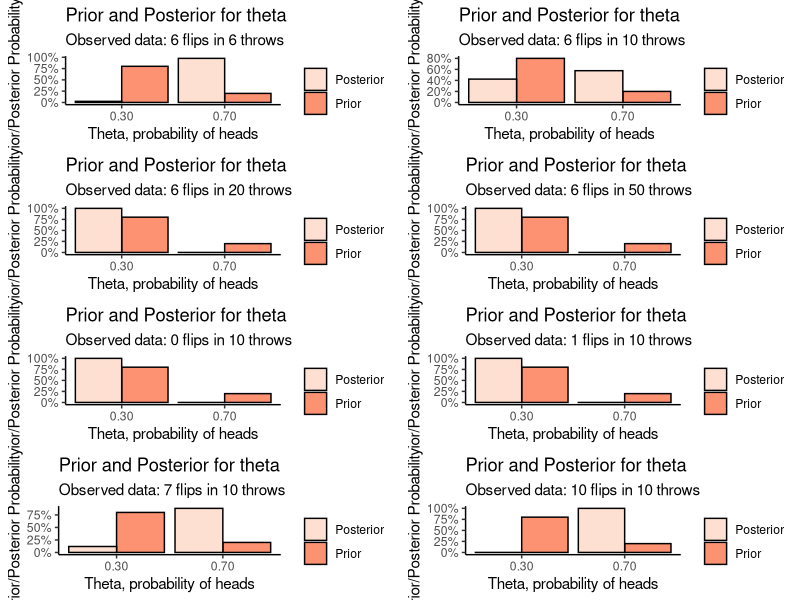
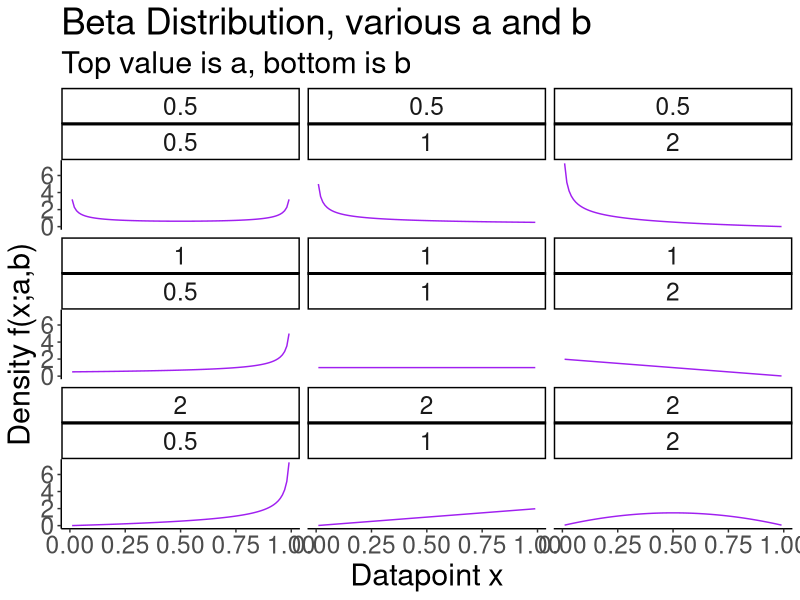
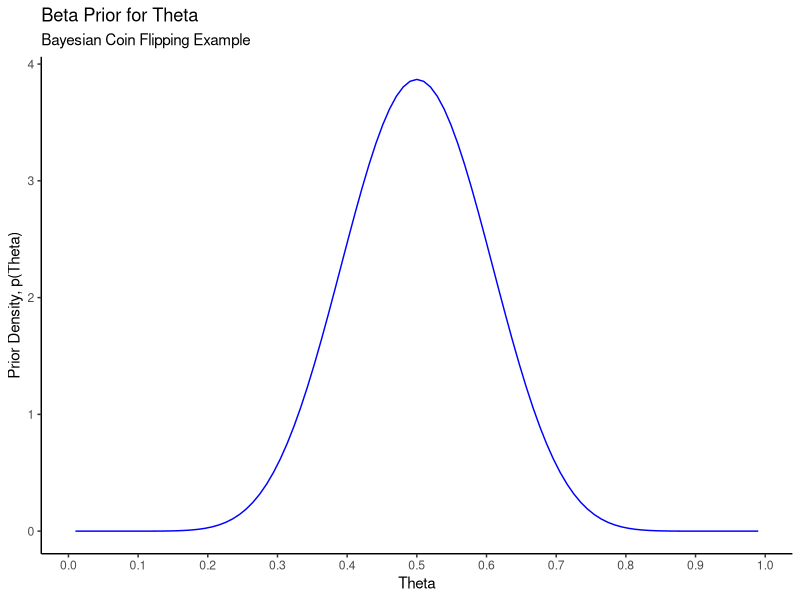
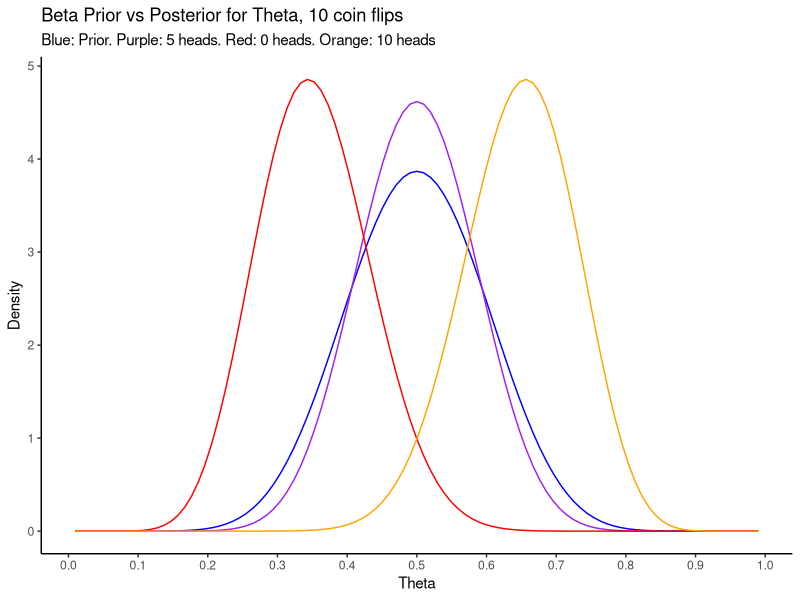
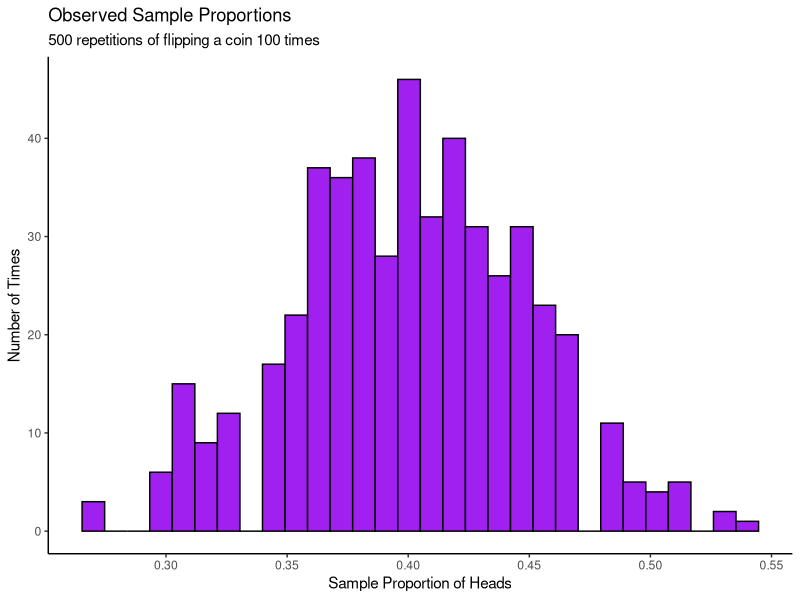
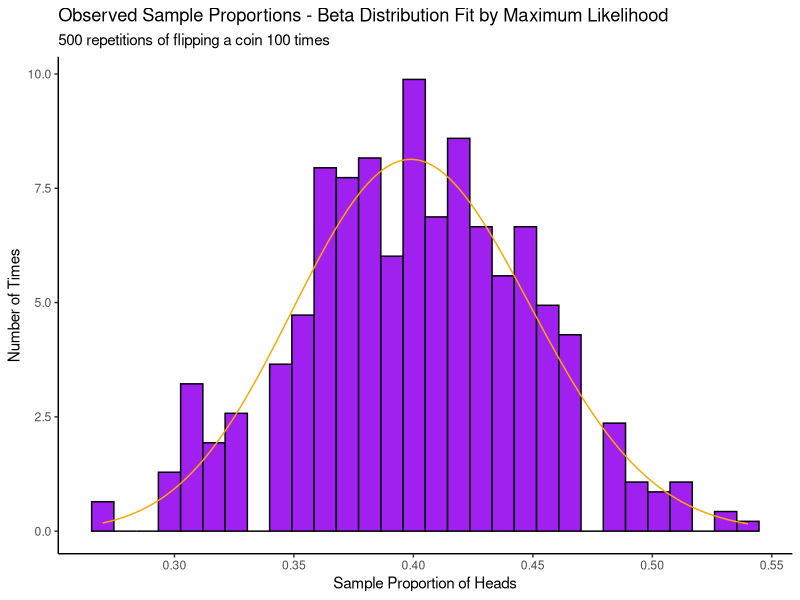
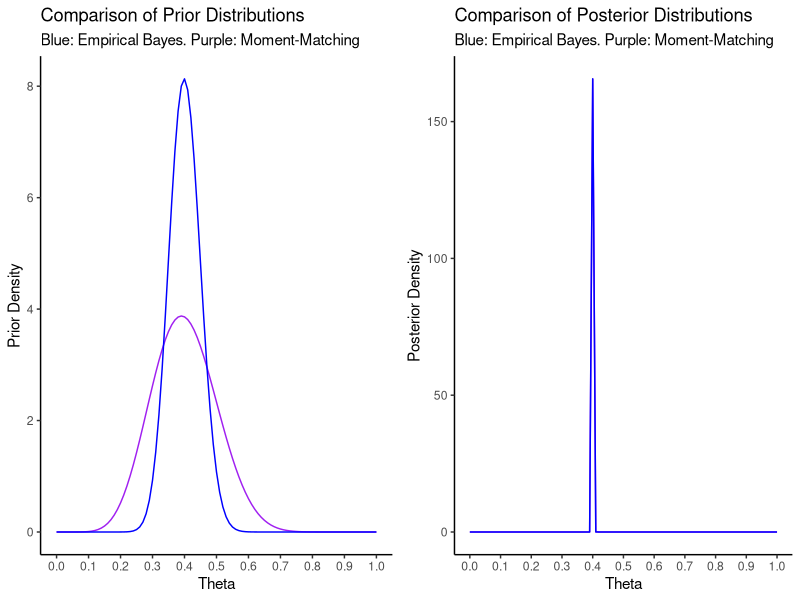

Here is the R script that generated these plots, in order:
## ---- chunk 1
knitr::opts_chunk$set(echo = TRUE)
## ---- chunk 2
# Load the tidyverse packages
suppressMessages({
  suppressWarnings({
    library(tidyverse)
  })
})
## ---- chunk 3
visualize_binomial_priorposterior <- function(sumx,n) {
  prior <- function(theta) {
    if (theta == .3) {
      return(.8)
    }
    else if (theta == .7) {
      return(.2)
    }
    0
  }
  likelihood <- function(theta) theta^sumx * (1-theta)^(n - sumx)
  marginal_likelihood <- prior(.7) * likelihood(.7) + prior(.3) * likelihood(.3)
  posterior <- function(theta) likelihood(theta) * prior(theta) / marginal_likelihood
  
  # Plot of the prior and posterior distributions for these observed data
  data_frame(
    theta = c(.3,.7,.3,.7),
    value = c(prior(.3),prior(.7),posterior(.3),posterior(.7)),
    type = c("Prior","Prior","Posterior","Posterior")
  ) %>%
    ggplot(aes(x = theta,y = value,fill = type)) +
    theme_classic() + 
    geom_bar(stat = "identity",position = "dodge",colour = "black") +
    labs(title = "Prior and Posterior for theta",
         subtitle = str_c("Observed data: ",sumx," flips in ",n," throws"),
         x = "Theta, probability of heads",
         y = "Prior/Posterior Probability",
         fill = "") +
    scale_x_continuous(breaks = c(0.30,0.70),labels = c("0.30","0.70")) +
    scale_y_continuous(labels = scales::percent_format()) +
    scale_fill_brewer(palette = "Reds")
  
}
## ---- chunk 4
cowplot::plot_grid(
  visualize_binomial_priorposterior(6,6),
  visualize_binomial_priorposterior(6,10),
  visualize_binomial_priorposterior(6,20),
  visualize_binomial_priorposterior(6,50),
  visualize_binomial_priorposterior(0,10),
  visualize_binomial_priorposterior(1,10),
  visualize_binomial_priorposterior(7,10),
  visualize_binomial_priorposterior(10,10),
  ncol=2
)
## ---- chunk 5
# Generate plot data- dbeta evaluated at x and a,b for x on a grid between 0 and 1 and various values of a,b
# Run this code line by line if you have trouble reading it and figuring out what it does
expand.grid(a = c(.5,1,2),b = c(.5,1,2)) %>%
  pmap_dfr(~data_frame(x = seq(0.01,0.99,by=0.01),y = dbeta(x = x,shape1=.x,shape2=.y),a = .x,b = .y)) %>%
  ggplot(aes(x = x,y = y)) +
  theme_classic() +
  facet_wrap(a~b) +
  geom_line(colour = "purple") +
  labs(title = "Beta Distribution, various a and b",
       subtitle = "Top value is a, bottom is b",
       x = "Datapoint x",
       y = "Density f(x;a,b)") +
  theme(text = element_text(size = 22))

## ---- chunk 6
data_frame(x = c(0.01,0.99)) %>%
  ggplot(aes(x = x)) +
  theme_classic() + 
  stat_function(fun = dbeta,
                args = list(shape1 = 12,shape2 = 12),
                colour = "blue") +
  labs(title = "Beta Prior for Theta",
       subtitle = "Bayesian Coin Flipping Example",
       x = "Theta",
       y = "Prior Density, p(Theta)") +
  scale_x_continuous(breaks = seq(0,1,by=0.1))
## ---- chunk 7
# Prior probability of theta being between 0.3 and 0.7
pbeta(0.7,shape1=12,shape2=12) - pbeta(0.3,shape1=12,shape2=12)
## ---- chunk 8
prior <- function(theta) dbeta(theta,shape1 = 12,shape2 = 12)
posterior <- function(theta,sumx,n) dbeta(theta,shape1 = 12 + sumx,shape2 = 12 + n - sumx)

data_frame(x = c(0.01,0.99)) %>%
  ggplot(aes(x = x)) +
  theme_classic() + 
  stat_function(fun = prior,
                colour = "blue") +
  stat_function(fun = posterior,
                args = list(sumx = 5,n = 10),
                colour = "purple") +
  stat_function(fun = posterior,
                args = list(sumx = 0,n = 10),
                colour = "red") +
  stat_function(fun = posterior,
                args = list(sumx = 10,n = 10),
                colour = "orange") +
  labs(title = "Beta Prior vs Posterior for Theta, 10 coin flips",
       subtitle = "Blue: Prior. Purple: 5 heads. Red: 0 heads. Orange: 10 heads",
       x = "Theta",
       y = "Density") +
  scale_x_continuous(breaks = seq(0,1,by=0.1))
## ---- chunk 9
# E.g. for n = 10 and sumx = 5
c(qbeta(0.025,shape1=12 + 5,shape2 = 12 + 5),qbeta(0.975,shape1=12 + 5,shape2 = 12 + 5))
## ---- chunk 10
c(.5 - sqrt(.5*.5/10)*1.96,.5 + sqrt(.5*.5/10)*1.96)
## ---- chunk 11
c(.1 - sqrt(.1*.9/10)*1.96,.1 + sqrt(.1*.9/10)*1.96)
## ---- chunk 12
# Point estimate- find the posterior mode, which is a critical point
# Use R's built in optimization tools, function nlminb() performs constrained minimization
# Pass it a function that returns minus the posterior; minimizing -f(x) is the same as maximizing f(x)
minus_posterior <- function(theta,sumx,n) -1 * posterior(theta,sumx,n)
opt <- nlminb(objective = minus_posterior,start = 0.3,sumx = 1,n = 10,lower = 0.01,upper = 0.99)
opt$par # Return the value at which the maximum occurs, i.e. the posterior mode

# Credible interval
c(qbeta(0.025,shape1=12 + 1,shape2 = 12 + 9),qbeta(0.975,shape1=12 + 1,shape2 = 12 + 9))
## ---- chunk 13
x <- rbeta(1000,12,12)
c(mean(x),sd(x))
## ---- chunk 14
n <- 100
N <- 500
truetheta <- 0.4
set.seed(80545)
flips <- data_frame(x = rbinom(N,n,truetheta) / n)

flips %>%
  ggplot(aes(x = x)) +
  theme_classic() + 
  geom_histogram(bins = 30,colour = "black",fill = "purple") +
  labs(title = "Observed Sample Proportions",
       subtitle = str_c(N," repetitions of flipping a coin ",n," times"),
       x = "Sample Proportion of Heads",
       y = "Number of Times")
## ---- chunk 15
# No closed-form formula for (a,b); estimate numerically
minusloglik <- function(params) -sum(dbeta(flips$x,shape1 = params[1],shape2 = params[2],log = TRUE))

# Minimize minus the log-likelihood
# Get starting values using the method of moments
xb <- mean(flips$x)
vb <- var(flips$x)
astart <- xb * ((xb * (1-xb))/vb - 1)
bstart <- (1-xb) * ((xb * (1-xb))/vb - 1)
c(astart,bstart)
opt <- nlminb(start = c(astart,bstart),objective = minusloglik,lower=c(0,0))
opt$par
## ---- chunk 16
flips %>%
  ggplot(aes(x = x)) +
  theme_classic() + 
  geom_histogram(aes(y = ..density..),bins = 30,colour = "black",fill = "purple") +
  stat_function(fun = dbeta,
                args = list(shape1 = opt$par[1],shape2 = opt$par[2]),
                colour = "orange") +
  labs(title = "Observed Sample Proportions - Beta Distribution Fit by Maximum Likelihood",
       subtitle = str_c(N," repetitions of flipping a coin ",n," times"),
       x = "Sample Proportion of Heads",
       y = "Number of Times")
## ---- chunk 17
# Moment-matching parameters: E(theta) = 0.4, SD(theta) = 0.1
a_momatch <- 0.4 * (0.4*0.6 / 0.1^2 - 1)
b_momatch <- 0.6 * (0.4*0.6 / 0.1^2 - 1)
c(a_momatch,b_momatch)

plt1 <- data_frame(x = c(0,1)) %>%
  ggplot(aes(x = x)) +
  theme_classic() +
  stat_function(fun = dbeta,
                args = list(shape1 = a_momatch,shape2 = b_momatch),
                colour = "purple") +
  stat_function(fun = dbeta,
                args = list(shape1 = opt$par[1],shape2 = opt$par[2]),
                colour = "blue") +
  labs(title = "Comparison of Prior Distributions",
       subtitle = "Blue: Empirical Bayes. Purple: Moment-Matching",
       x = "Theta",
       y = "Prior Density"
  ) +
  scale_x_continuous(breaks = seq(0,1,0.1))

plt2 <- data_frame(x = c(0,1)) %>%
  ggplot(aes(x = x)) +
  theme_classic() +
  stat_function(fun = dbeta,
                args = list(shape1 = a_momatch + n * sum(flips$x),shape2 = b_momatch + N*n - n*sum(flips$x)),
                colour = "purple") +
  stat_function(fun = dbeta,
                args = list(shape1 = opt$par[1] + n * sum(flips$x),shape2 = opt$par[2] + N*n - n*sum(flips$x)),
                colour = "blue") +
  labs(title = "Comparison of Posterior Distributions",
       subtitle = "Blue: Empirical Bayes. Purple: Moment-Matching",
       x = "Theta",
       y = "Posterior Density"
  ) +
  scale_x_continuous(breaks = seq(0,1,0.1))

cowplot::plot_grid(plt1,plt2,nrow=1)

  
